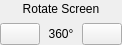
<?xml version="1.0" encoding="UTF-8"?>
<ui version="4.0">
 <class>wdgRotateScreen</class>
 <widget class="QWidget" name="wdgRotateScreen">
  <property name="geometry">
   <rect>
    <x>0</x>
    <y>0</y>
    <width>122</width>
    <height>45</height>
   </rect>
  </property>
  <property name="windowTitle">
   <string notr="true">wdgRotate</string>
  </property>
  <layout class="QGridLayout" name="gridLayout">
   <property name="leftMargin">
    <number>0</number>
   </property>
   <property name="topMargin">
    <number>0</number>
   </property>
   <property name="rightMargin">
    <number>0</number>
   </property>
   <property name="bottomMargin">
    <number>0</number>
   </property>
   <item row="1" column="2">
    <widget class="QPushButton" name="pushButton_right">
     <property name="toolTip">
      <string>Rotate the screen 90 degrees to the Right</string>
     </property>
     <property name="text">
      <string notr="true"/>
     </property>
     <property name="icon">
      <iconset resource="resources.qrc">
       <normaloff>:/icon/icons/rotate_right.svg</normaloff>:/icon/icons/rotate_right.svg</iconset>
     </property>
    </widget>
   </item>
   <item row="1" column="0">
    <widget class="QPushButton" name="pushButton_left">
     <property name="toolTip">
      <string>Rotate the screen 90 degrees to the left</string>
     </property>
     <property name="text">
      <string notr="true"/>
     </property>
     <property name="icon">
      <iconset resource="resources.qrc">
       <normaloff>:/icon/icons/rotate_left.svg</normaloff>:/icon/icons/rotate_left.svg</iconset>
     </property>
    </widget>
   </item>
   <item row="1" column="1">
    <widget class="QLabel" name="label_desc">
     <property name="toolTip">
      <string>Current degree of rotation</string>
     </property>
     <property name="text">
      <string notr="true">360°</string>
     </property>
     <property name="alignment">
      <set>Qt::AlignCenter</set>
     </property>
    </widget>
   </item>
   <item row="0" column="0" colspan="3">
    <widget class="QLabel" name="label_title">
     <property name="frameShape">
      <enum>QFrame::NoFrame</enum>
     </property>
     <property name="text">
      <string>Rotate Screen</string>
     </property>
     <property name="alignment">
      <set>Qt::AlignCenter</set>
     </property>
    </widget>
   </item>
  </layout>
 </widget>
 <resources>
  <include location="resources.qrc"/>
 </resources>
 <connections/>
</ui>
